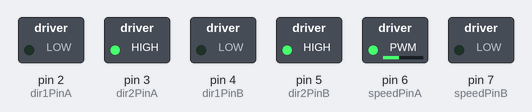
Recording of a sketch running on a simulated Arduino Uno, built with avr-gcc and run on an emulated ATmega328P. Parts: switched loads named in the sketch (green lamp = pin HIGH). What the sketch prints to the serial monitor is not drawn.

Above: at 0.1 s.
Timing chart, 0 to 1.6 s (numbered marks = the images above):
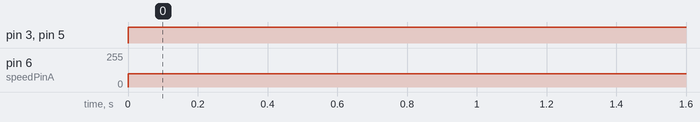

Measured:
- by itself, pin 3 (dir2PinA), pin 5 (dir2PinB): LOW → HIGH at 0.00 s
- by itself, pin 6 (speedPinA): 0/255 → 100/255 at 0.00 s

The sketch:

PID_Motor.ino
```cpp
  // Motor A Left
    int dir1PinA = 2;
    int dir2PinA = 3;
    int speedPinA = 6; //   เพื่อให้ PWM สามารถควบคุมความเร็วมอเตอร์
// Motor B Right
    int dir1PinB = 4;
    int dir2PinB = 5;
    int speedPinB = 7; // เพื่อให้ PWM สามารถควบคุมความเร็วมอเตอร์
//Counter speed sensor-----------------------------------------------------------------------//
    const byte interruptPinL = 18;
    const byte interruptPinR = 19;

    long Left,Right;
    int normalSpeed = 192; // 25% Duty Cycle
  class PID{
public:
  double error;
  double sample;
  double lastSample;
  double kP, kI, kD;
  double P, I, D;
  double pid;

  double setPoint;
  long lastProcess;
  PID(double _kP, double _kI, double _kD){
    kP = _kP;
    kI = _kI;
    kD = _kD;
  }
  void addNewSample(double _sample){
    sample = _sample;
  }
  void setSetPoint(double _setPoint){
    setPoint = _setPoint;
  }
  double process(){
    // Implementação P ID
    error = setPoint - sample;
    float deltaTime = (millis() - lastProcess) / 1000.0;
    lastProcess = millis();
    //P
    P = error * kP;
    //I
    I = I + (error * kI) * deltaTime;

    //D
    D = (lastSample - sample) * kD / deltaTime;
    lastSample = sample;
    // Soma tudo
    pid = P + I + D;
    return pid;
  }
};
PID pid(3, 7, 0.05);
void setup() {
  pid.setSetPoint(0.0);
   Serial.begin(9600);//set board
//interrupt--------------------------------------------------------------------
  pinMode(interruptPinL, INPUT);
  pinMode(interruptPinR, INPUT);
  attachInterrupt(digitalPinToInterrupt(18), ISR_L, RISING );
  attachInterrupt(digitalPinToInterrupt(19), ISR_R, RISING  );
//Motor--------------------------------------------------------------------------
  pinMode(dir1PinA,OUTPUT);
  pinMode(dir2PinA,OUTPUT);
  pinMode(speedPinA,OUTPUT);
  pinMode(dir1PinB,OUTPUT);
  pinMode(dir2PinB,OUTPUT);
  pinMode(speedPinB,OUTPUT);
}
void ISR_L(){
    Left++;
}
void ISR_R(){
    Right++;
}
void loop() {
  // TODO: critical section
  long error = Left - Right;
  long minCount = min(Left, Right);
  Left -= minCount;
  Right -= minCount;
  // Add new sample to PID
  pid.addNewSample(error);
  // PID feedback
  int powerDiff = int(pid.process());
  Serial.print("Left: ");
  Serial.print(Left);
  Serial.print("Right: ");
  Serial.print(Right);

  Serial.print("-------------Error: ");
  Serial.print(error);
  Serial.print(" | powerDiff: ");
  Serial.println(powerDiff);
  // Update motor speed
  if (powerDiff < 0)
    set_power(normalSpeed + powerDiff, normalSpeed);
  else
    set_power(normalSpeed, normalSpeed - powerDiff);
}
int set_power(int speed_left,int speed_right){
  speed_left = max(min(speed_left, 100), 0);
  speed_right = max(min(speed_right, 100), 0);
  // Motor A ด้านซ้าย
  analogWrite(speedPinA, speed_left); //ตั้งค่าความเร็ว PWM ผ่านตัวแปร ค่าต่ำลง มอเตอร์จะหมุนช้าลง
  digitalWrite(dir1PinA, LOW);
  digitalWrite(dir2PinA, HIGH);
  // Motor B ด้านขวา
  analogWrite(speedPinB, speed_right); //ตั้งค่าความเร็ว PWM ผ่านตัวแปร ค่าต่ำลง มอเตอร์จะหมุนช้าลง
  digitalWrite(dir1PinB, LOW);
  digitalWrite(dir2PinB, HIGH);
}
```
